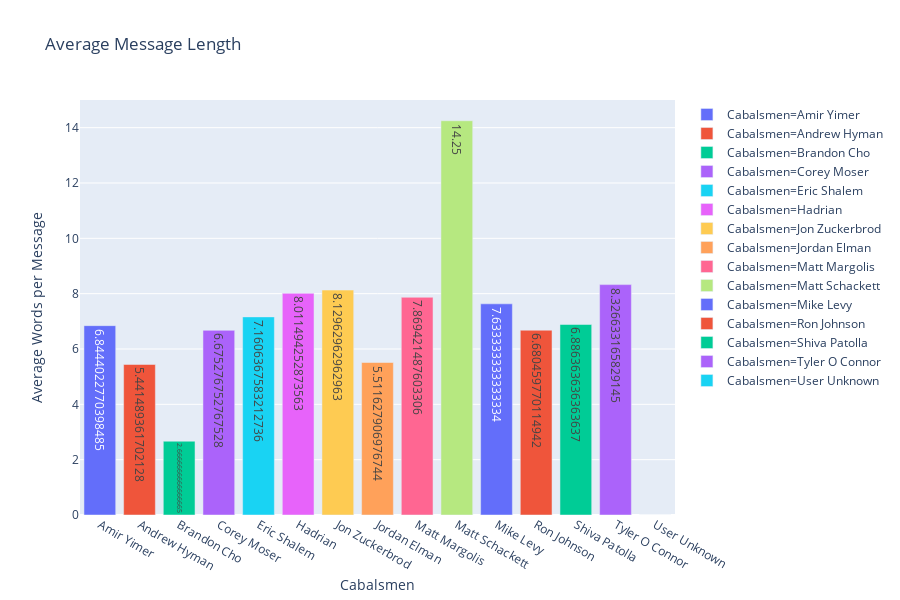

The notebook cell saved with this chart:
### Code cell
px.bar(df_merge, x='User', y='avg_words_per_msg_rounded', 
       orientation='v',
       title = 'Average Message Length',
       text='words_per_msg',
       color='User',
       labels ={'avg_words_per_msg_rounded': 'Average Words per Message ', "User":'Cabalsmen'}
      )

### Figure 1 — Plotly figure (JSON) as saved in the notebook; plotly's stock layout.template omitted (floating-point values rounded to 4 significant figures)
{"data": [{"alignmentgroup": "True", "hovertemplate": "Cabalsmen=Amir Yimer<br>Cabalsmen=%{x}<br>Average Words per Message =%{y}<br>words_per_msg=%{text}<extra></extra>", "legendgroup": "Cabalsmen=Amir Yimer", "marker": {"color": "#636efa"}, "name": "Cabalsmen=Amir Yimer", "offsetgroup": "Cabalsmen=Amir Yimer", "orientation": "v", "showlegend": true, "text": [6.844], "textposition": "auto", "type": "bar", "uid": "007ea5c5-8f20-4dd0-a6be-6ef638b3c2b1", "x": ["Amir Yimer"], "xaxis": "x", "y": [6.844], "yaxis": "y"}, {"alignmentgroup": "True", "hovertemplate": "Cabalsmen=Andrew Hyman<br>Cabalsmen=%{x}<br>Average Words per Message =%{y}<br>words_per_msg=%{text}<extra></extra>", "legendgroup": "Cabalsmen=Andrew Hyman", "marker": {"color": "#EF553B"}, "name": "Cabalsmen=Andrew Hyman", "offsetgroup": "Cabalsmen=Andrew Hyman", "orientation": "v", "showlegend": true, "text": [5.441], "textposition": "auto", "type": "bar", "uid": "653f94df-3e18-4f6c-a0c2-6b90d8cf0861", "x": ["Andrew Hyman"], "xaxis": "x", "y": [5.441], "yaxis": "y"}, {"alignmentgroup": "True", "hovertemplate": "Cabalsmen=Brandon Cho<br>Cabalsmen=%{x}<br>Average Words per Message =%{y}<br>words_per_msg=%{text}<extra></extra>", "legendgroup": "Cabalsmen=Brandon Cho", "marker": {"color": "#00cc96"}, "name": "Cabalsmen=Brandon Cho", "offsetgroup": "Cabalsmen=Brandon Cho", "orientation": "v", "showlegend": true, "text": [2.667], "textposition": "auto", "type": "bar", "uid": "0c880fa2-abbb-428e-8586-4e6ef2bebfcc", "x": ["Brandon Cho"], "xaxis": "x", "y": [2.667], "yaxis": "y"}, {"alignmentgroup": "True", "hovertemplate": "Cabalsmen=Corey Moser<br>Cabalsmen=%{x}<br>Average Words per Message =%{y}<br>words_per_msg=%{text}<extra></extra>", "legendgroup": "Cabalsmen=Corey Moser", "marker": {"color": "#ab63fa"}, "name": "Cabalsmen=Corey Moser", "offsetgroup": "Cabalsmen=Corey Moser", "orientation": "v", "showlegend": true, "text": [6.675], "textposition": "auto", "type": "bar", "uid": "bd65b2ed-807a-4a44-b765-a36682df5db8", "x": ["Corey Moser"], "xaxis": "x", "y": [6.675], "yaxis": "y"}, {"alignmentgroup": "True", "hovertemplate": "Cabalsmen=Eric Shalem<br>Cabalsmen=%{x}<br>Average Words per Message =%{y}<br>words_per_msg=%{text}<extra></extra>", "legendgroup": "Cabalsmen=Eric Shalem", "marker": {"color": "#19d3f3"}, "name": "Cabalsmen=Eric Shalem", "offsetgroup": "Cabalsmen=Eric Shalem", "orientation": "v", "showlegend": true, "text": [7.161], "textposition": "auto", "type": "bar", "uid": "be258695-38c7-4a7c-b256-3c4700793c78", "x": ["Eric Shalem"], "xaxis": "x", "y": [7.161], "yaxis": "y"}, {"alignmentgroup": "True", "hovertemplate": "Cabalsmen=Hadrian<br>Cabalsmen=%{x}<br>Average Words per Message =%{y}<br>words_per_msg=%{text}<extra></extra>", "legendgroup": "Cabalsmen=Hadrian", "marker": {"color": "#e763fa"}, "name": "Cabalsmen=Hadrian", "offsetgroup": "Cabalsmen=Hadrian", "orientation": "v", "showlegend": true, "text": [8.011], "textposition": "auto", "type": "bar", "uid": "f7544a92-77ed-4eb3-a766-3a13a9c8ae34", "x": ["Hadrian"], "xaxis": "x", "y": [8.011], "yaxis": "y"}, {"alignmentgroup": "True", "hovertemplate": "Cabalsmen=Jon Zuckerbrod<br>Cabalsmen=%{x}<br>Average Words per Message =%{y}<br>words_per_msg=%{text}<extra></extra>", "legendgroup": "Cabalsmen=Jon Zuckerbrod", "marker": {"color": "#fecb52"}, "name": "Cabalsmen=Jon Zuckerbrod", "offsetgroup": "Cabalsmen=Jon Zuckerbrod", "orientation": "v", "showlegend": true, "text": [8.13], "textposition": "auto", "type": "bar", "uid": "b646c79f-f8b0-4bd5-bd7f-85488e2f8076", "x": ["Jon Zuckerbrod"], "xaxis": "x", "y": [8.13], "yaxis": "y"}, {"alignmentgroup": "True", "hovertemplate": "Cabalsmen=Jordan Elman<br>Cabalsmen=%{x}<br>Average Words per Message =%{y}<br>words_per_msg=%{text}<extra></extra>", "legendgroup": "Cabalsmen=Jordan Elman", "marker": {"color": "#ffa15a"}, "name": "Cabalsmen=Jordan Elman", "offsetgroup": "Cabalsmen=Jordan Elman", "orientation": "v", "showlegend": true, "text": [5.512], "textposition": "auto", "type": "bar", "uid": "fcac09a0-dc17-4541-9328-590bbf4f63d7", "x": ["Jordan Elman"], "xaxis": "x", "y": [5.512], "yaxis": "y"}, {"alignmentgroup": "True", "hovertemplate": "Cabalsmen=Matt Margolis<br>Cabalsmen=%{x}<br>Average Words per Message =%{y}<br>words_per_msg=%{text}<extra></extra>", "legendgroup": "Cabalsmen=Matt Margolis", "marker": {"color": "#ff6692"}, "name": "Cabalsmen=Matt Margolis", "offsetgroup": "Cabalsmen=Matt Margolis", "orientation": "v", "showlegend": true, "text": [7.869], "textposition": "auto", "type": "bar", "uid": "f73e3869-88c6-4cc9-9789-821526e1f85d", "x": ["Matt Margolis"], "xaxis": "x", "y": [7.869], "yaxis": "y"}, {"alignmentgroup": "True", "hovertemplate": "Cabalsmen=Matt Schackett<br>Cabalsmen=%{x}<br>Average Words per Message =%{y}<br>words_per_msg=%{text}<extra></extra>", "legendgroup": "Cabalsmen=Matt Schackett", "marker": {"color": "#b6e880"}, "name": "Cabalsmen=Matt Schackett", "offsetgroup": "Cabalsmen=Matt Schackett", "orientation": "v", "showlegend": true, "text": [14.25], "textposition": "auto", "type": "bar", "uid": "ca592fda-8205-4238-b624-da347242348a", "x": ["Matt Schackett"], "xaxis": "x", "y": [14.25], "yaxis": "y"}, {"alignmentgroup": "True", "hovertemplate": "Cabalsmen=Mike Levy<br>Cabalsmen=%{x}<br>Average Words per Message =%{y}<br>words_per_msg=%{text}<extra></extra>", "legendgroup": "Cabalsmen=Mike Levy", "marker": {"color": "#636efa"}, "name": "Cabalsmen=Mike Levy", "offsetgroup": "Cabalsmen=Mike Levy", "orientation": "v", "showlegend": true, "text": [7.633], "textposition": "auto", "type": "bar", "uid": "86296ede-b618-475e-9bf7-bd2dbaedecdb", "x": ["Mike Levy"], "xaxis": "x", "y": [7.633], "yaxis": "y"}, {"alignmentgroup": "True", "hovertemplate": "Cabalsmen=Ron Johnson<br>Cabalsmen=%{x}<br>Average Words per Message =%{y}<br>words_per_msg=%{text}<extra></extra>", "legendgroup": "Cabalsmen=Ron Johnson", "marker": {"color": "#EF553B"}, "name": "Cabalsmen=Ron Johnson", "offsetgroup": "Cabalsmen=Ron Johnson", "orientation": "v", "showlegend": true, "text": [6.68], "textposition": "auto", "type": "bar", "uid": "4565326c-b819-40f6-9b86-d5ceb4796512", "x": ["Ron Johnson"], "xaxis": "x", "y": [6.68], "yaxis": "y"}, {"alignmentgroup": "True", "hovertemplate": "Cabalsmen=Shiva Patolla<br>Cabalsmen=%{x}<br>Average Words per Message =%{y}<br>words_per_msg=%{text}<extra></extra>", "legendgroup": "Cabalsmen=Shiva Patolla", "marker": {"color": "#00cc96"}, "name": "Cabalsmen=Shiva Patolla", "offsetgroup": "Cabalsmen=Shiva Patolla", "orientation": "v", "showlegend": true, "text": [6.886], "textposition": "auto", "type": "bar", "uid": "9f2668fb-1a90-4000-ab2d-d42a7ac77b55", "x": ["Shiva Patolla"], "xaxis": "x", "y": [6.886], "yaxis": "y"}, {"alignmentgroup": "True", "hovertemplate": "Cabalsmen=Tyler O Connor<br>Cabalsmen=%{x}<br>Average Words per Message =%{y}<br>words_per_msg=%{text}<extra></extra>", "legendgroup": "Cabalsmen=Tyler O Connor", "marker": {"color": "#ab63fa"}, "name": "Cabalsmen=Tyler O Connor", "offsetgroup": "Cabalsmen=Tyler O Connor", "orientation": "v", "showlegend": true, "text": [8.327], "textposition": "auto", "type": "bar", "uid": "90fb0ffa-befb-4b51-9d2a-a6f48150abac", "x": ["Tyler O Connor"], "xaxis": "x", "y": [8.327], "yaxis": "y"}, {"alignmentgroup": "True", "hovertemplate": "Cabalsmen=User Unknown<br>Cabalsmen=%{x}<br>Average Words per Message =%{y}<br>words_per_msg=%{text}<extra></extra>", "legendgroup": "Cabalsmen=User Unknown", "marker": {"color": "#19d3f3"}, "name": "Cabalsmen=User Unknown", "offsetgroup": "Cabalsmen=User Unknown", "orientation": "v", "showlegend": true, "text": [0], "textposition": "auto", "type": "bar", "uid": "90626fb1-7d57-4e0c-8859-3bf7bd2d27f1", "x": ["User Unknown"], "xaxis": "x", "y": [0], "yaxis": "y"}], "layout": {"barmode": "relative", "grid": {"xaxes": ["x"], "xgap": 0.1, "xside": "bottom", "yaxes": ["y"], "ygap": 0.1, "yside": "left"}, "height": 600, "legend": {"tracegroupgap": 0}, "title": {"text": "Average Message Length"}, "xaxis": {"categoryarray": ["Amir Yimer", "Andrew Hyman", "Brandon Cho", "Corey Moser", "Eric Shalem", "Hadrian", "Jon Zuckerbrod", "Jordan Elman", "Matt Margolis", "Matt Schackett", "Mike Levy", "Ron Johnson", "Shiva Patolla", "Tyler O Connor", "User Unknown"], "categoryorder": "array", "title": {"text": "Cabalsmen"}}, "yaxis": {"title": {"text": "Average Words per Message "}}}}
